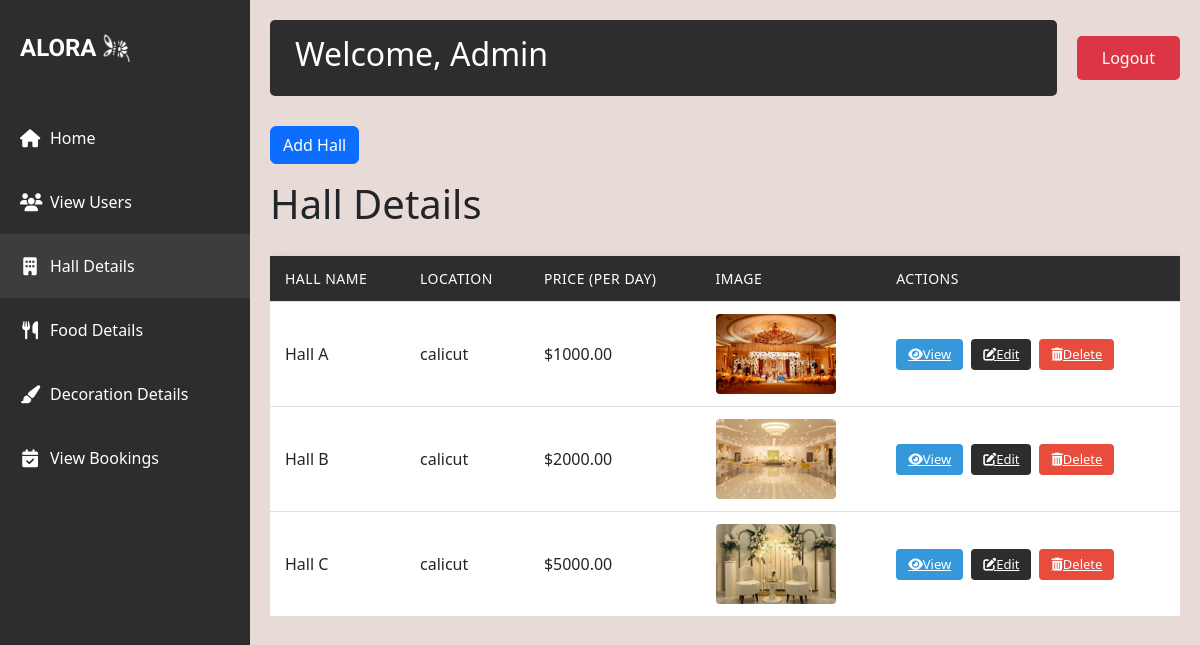
Page /adddetails on the earlier database version.
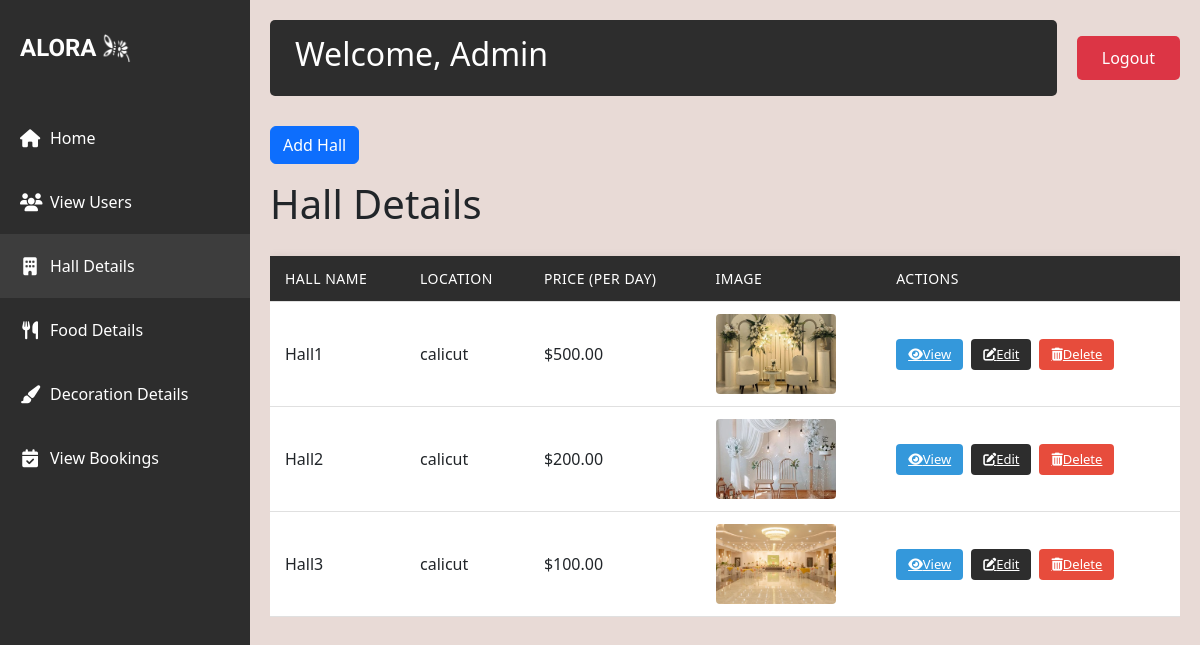
Same page on the later database version.
### aloraapp/models.py (models this page shows)
class Halls(models.Model):
    hall_name=models.CharField(max_length=100)
    location=models.CharField(max_length=200)
    capacity=models.IntegerField()
    price_per_day=models.DecimalField(max_digits=10,decimal_places=2)
    photo_url=models.FileField()
    hall_description=models.TextField(null=True,blank=True)

### aloraapp/views.py (the view)
# urls.py: path('adddetails',views.hall_details,name='halldetails'),
def hall_details(request):
    data=Halls.objects.all()
    return render(request,'hall_details.html',{'data':data})

### template/hall_details.html (shortened to what this page needs)
<!DOCTYPE html>
<html lang="en">
<head>
    {% load static %}
    <link href="https://cdn.jsdelivr.net/npm/bootstrap@5.3.0/dist/css/bootstrap.min.css" rel="stylesheet">
    <link rel="stylesheet" href="https://cdnjs.cloudflare.com/ajax/libs/font-awesome/6.4.0/css/all.min.css">
</head>
<body>
    <div class="sidebar">
        <div class="logo-container">
            <div class="logo">ALORA</div>
            <img src="{% static 'aloral.png' %}" alt="Light Bulb" class="logo-image">
        </div>
        <nav class="nav flex-column">
            <a class="nav-link" href="{% url 'admin' %}">
                <i class="fas fa-home"></i> Home
            </a>
            <a class="nav-link" href="{% url 'viewusers' %}">
                <i class="fas fa-users"></i> View Users
            </a>
            <a class="nav-link active" href="{% url 'halldetails' %}">
                <i class="fas fa-building"></i> Hall Details
            </a>
            <a class="nav-link" href="{% url 'fooddetails' %}">
                <i class="fas fa-utensils"></i> Food Details
            </a>
            <a class="nav-link" href="{% url 'decorationdetails' %}">
                <i class="fas fa-paint-brush"></i> Decoration Details
            </a>
            <a class="nav-link" href="{% url 'admin_view_booking' %}">
                <i class="fas fa-calendar-check"></i> View Bookings
            </a>
        </nav>
    </div>
    <div class="main-content">
        <div class="top-nav">
            <div class="welcome-section">
                <h2>Welcome, Admin</h2>
            </div>
            <a href="{% url 'logout' %}" class="logout-btn">Logout</a>
        </div>
        <a href="{% url 'addhall' %}" class="btn btn-primary mb-3">Add Hall</a>
        <h1>Hall Details</h1>
        <div class="table-responsive">
            <table class="hall-table">
                <thead>
                    <tr>
                        <th>Hall Name</th>
                        <th>Location</th>
                        <th>Price (Per Day)</th>
                        <th>Image</th>
                        <th>Actions</th>
                    </tr>
                </thead>
                <tbody>
                    {% for x in data %}
                    <tr>
                        <td>{{ x.hall_name }}</td>
                        <td>{{ x.location }}</td>
                        <td>${{ x.price_per_day }}</td>
                        <td><img src="{{ x.photo_url.url }}" alt="{{ x.hall_name }}"></td>
                        <td>
                            <div class="action-buttons">
                                <a href="{% url 'hall_detail' x.id %}" class="btn-action btn-view">
                                    <i class="fas fa-eye"></i> View
                                </a>
                                <a href="{% url 'edithall' x.id %}" class="btn-action btn-edit">
                                    <i class="fas fa-edit"></i> Edit
                                </a>
                                <a href="{% url 'deletehall' x.id %}" class="btn-action btn-delete">
                                    <i class="fas fa-trash-alt"></i> Delete
                                </a>
                            </div>
                        </td>
                    </tr>
                    {% endfor %}
                </tbody>
            </table>
        </div>
    </div>
</body>
</html>

Differences in the rows shown:
removed Halls: hall_name "Hall A", location "calicut", price_per_day "1000.00", photo_url (picture)
removed Halls: hall_name "Hall B", location "calicut", price_per_day "2000.00", photo_url (picture)
removed Halls: hall_name "Hall C", location "calicut", price_per_day "5000.00", photo_url (picture)
added Halls: hall_name "Hall1", location "calicut", price_per_day "500.00", photo_url (picture)
added Halls: hall_name "Hall2", location "calicut", price_per_day "200.00", photo_url (picture)
added Halls: hall_name "Hall3", location "calicut", price_per_day "100.00", photo_url (picture)
